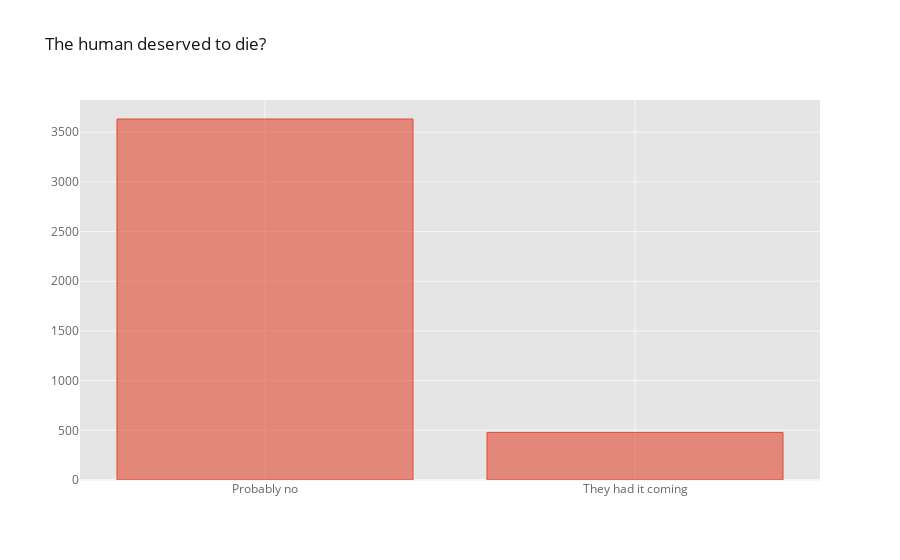

Source (notebook cell):
### Code cell
df["Type"].value_counts().iplot(kind="bar", title="The human deserved to die?")

### Figure 1 — Plotly figure (JSON) as saved in the notebook; plotly's stock layout.template omitted (floating-point values rounded to 4 significant figures)
{"data": [{"marker": {"color": "rgba(226, 74, 51, 0.6)", "line": {"color": "rgba(226, 74, 51, 1.0)", "width": 1}}, "name": "Type", "orientation": "v", "text": "", "type": "bar", "x": ["Probably no", "They had it coming"], "y": [3633, 479]}], "layout": {"legend": {"bgcolor": "#FFFFFF", "font": {"color": "#666666"}}, "paper_bgcolor": "#FFFFFF", "plot_bgcolor": "#E5E5E5", "title": {"font": {"color": "#151516"}, "text": "The human deserved to die?"}, "xaxis": {"gridcolor": "#F6F6F6", "showgrid": true, "tickfont": {"color": "#666666"}, "title": {"font": {"color": "#666666"}, "text": ""}, "zerolinecolor": "#F6F6F6"}, "yaxis": {"gridcolor": "#F6F6F6", "showgrid": true, "tickfont": {"color": "#666666"}, "title": {"font": {"color": "#666666"}, "text": ""}, "zerolinecolor": "#F6F6F6"}}}
